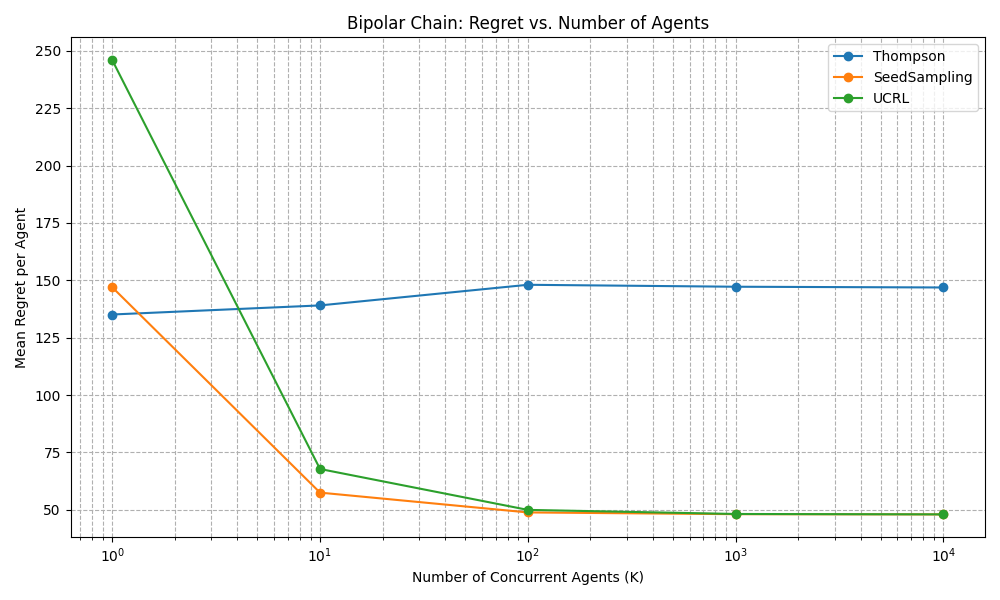

This chart was generated by the following Python code:
# Reimplementation of the Bipolar Chain experiment from Section 4.1 of Dimakopoulou & Van Roy (2018)
# Implements Thompson Resampling, Seed Sampling, and Concurrent UCRL as described in the paper

import numpy as np
import matplotlib
matplotlib.use('Agg')
import matplotlib.pyplot as plt

class BipolarChainEnv:
    def __init__(self, N, theta):
        self.N = N
        self.mid = N // 2
        self.theta = theta  # dict with keys 'L' and 'R'
        self.revealed = False
        self.revealed_optimal_direction = None

    def get_reward(self, position):
        if position == 0:
            self.revealed = True
            self.revealed_optimal_direction = 'L' if self.theta['L'] > self.theta['R'] else 'R'
            return self.theta['L'], True
        elif position == self.N - 1:
            self.revealed = True
            self.revealed_optimal_direction = 'L' if self.theta['L'] > self.theta['R'] else 'R'
            return self.theta['R'], True
        else:
            return -1, False

class Agent:
    def __init__(self, agent_id, algorithm, env, prior_p=0.5):
        self.id = agent_id
        self.algorithm = algorithm
        self.env = env
        self.prior_p = prior_p
        self.fixed_direction = None
        if algorithm == 'SeedSampling':
            self.fixed_direction = 'L' if np.random.rand() < 0.5 else 'R'

    def choose_direction(self):
        if self.algorithm == 'Thompson':
            return 'L' if np.random.rand() < self.prior_p else 'R'
        elif self.algorithm == 'SeedSampling':
            return self.fixed_direction
        elif self.algorithm == 'UCRL':
            return 'R'  # Optimistic choice assumed to be right
        else:
            raise ValueError(f"Unknown algorithm: {self.algorithm}")

    def act(self, H):
        pos = self.env.mid
        total_reward = 0
        direction = self.choose_direction()

        for _ in range(H):
            if self.algorithm in ['SeedSampling', 'UCRL'] and self.env.revealed:
                direction = self.env.revealed_optimal_direction

            next_pos = pos - 1 if direction == 'L' else pos + 1
            next_pos = max(0, min(self.env.N - 1, next_pos))
            reward, terminal = self.env.get_reward(next_pos)
            total_reward += reward
            pos = next_pos
            if terminal:
                break
            else:
                total_reward += -1  # per-step penalty

        return total_reward

def simulate_bipolar_chain(K, N, H, theta_L, theta_R, algorithm, n_sims=50):
    regrets = []
    optimal_reward = max(
        - (N // 2) + theta_L,              # to left endpoint
        - (N - 1 - N // 2) + theta_R       # to right endpoint
    )
    
    for _ in range(n_sims):
        theta = {'L': theta_L, 'R': theta_R}
        env = BipolarChainEnv(N, theta)
        total_reward = 0

        for k in range(K):
            agent = Agent(k, algorithm, env)
            r = agent.act(H)
            total_reward += r

        mean_reward = total_reward / K
        mean_regret = optimal_reward - mean_reward
        regrets.append(mean_regret)

    return np.mean(regrets)

# Parameters from the paper (Figure 3)
N = 100
H = 150
theta_L, theta_R = 100, -100
K_values = [1, 10, 100, 1000, 10000]
algorithms = ['Thompson', 'SeedSampling', 'UCRL']

# Run simulation
results = {}
for algo in algorithms:
    print(f"Simulating {algo}...")
    regrets = []
    for K in K_values:
        r = simulate_bipolar_chain(K, N, H, theta_L, theta_R, algo, n_sims=50)
        regrets.append(r)
    results[algo] = regrets

# Plot
plt.figure(figsize=(10, 6))
for algo in algorithms:
    plt.plot(K_values, results[algo], marker='o', label=algo)
print(results)
plt.xscale('log')
plt.xticks(K_values, labels=[f"$10^{{{i}}}$" for i in range(5)])
plt.xlabel("Number of Concurrent Agents (K)")
plt.ylabel("Mean Regret per Agent")
plt.title("Bipolar Chain: Regret vs. Number of Agents")
plt.grid(True, which="both", linestyle="--")
plt.legend()
plt.tight_layout()
plt.savefig("bipolar5.png")
